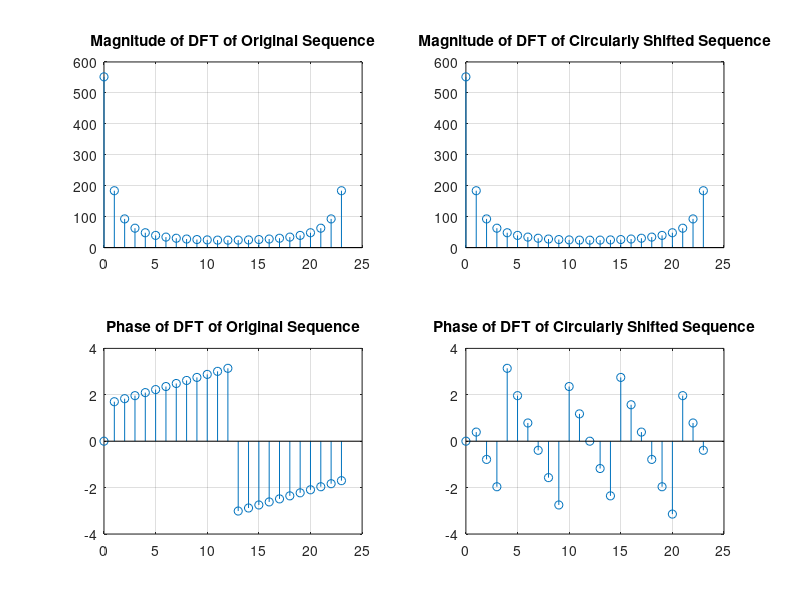

The MATLAB source for this figure:
% Program P3_8
% Circular Time-Shifting Property of DFT
clf;
x = [0 2 4 6 8 10 12 14 16 18 20 22 24 26 28 30 32 34 36 38 40 42 44 46];
N = length(x)-1; n = 0 : N;
y = circshift(x,5);
XF = fft(x);
YF = fft(y);
subplot(2,2,1)
stem(n,abs(XF));grid
title('Magnitude of DFT of Original Sequence');
subplot(2,2,2)
stem(n,abs(YF));grid
title('Magnitude of DFT of Circularly Shifted Sequence');
subplot(2,2,3)
stem(n,angle(XF));grid
title('Phase of DFT of Original Sequence');
subplot(2,2,4)
stem(n,angle(YF));grid
title('Phase of DFT of Circularly Shifted Sequence');
